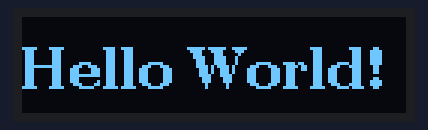
Simulated run of this sketch. Board: Arduino Uno, built with avr-gcc and run on an emulated ATmega328P. Parts: 128×32 one-colour display.

Above: at 0.1 s.

The sketch:

091-screen.ino
```cpp
#include <Arduino.h>
#include <U8g2lib.h>
#include <SPI.h>
#include <Wire.h>

//U8G2_ST7920_128X64_1_SW_SPI u8g2(U8G2_R0, 13, 11, 10, 8);
U8G2_SSD1305_128X32_NONAME_F_4W_HW_SPI u8g2(U8G2_R0, A5, A4);

void setup(void) {
  u8g2.begin();
}

void loop(void) {
  u8g2.firstPage();
  do {
    u8g2.setFont(u8g2_font_ncenB14_tr);
    u8g2.drawStr(0,24,"Hello World!");
  } while ( u8g2.nextPage() );
}
```
